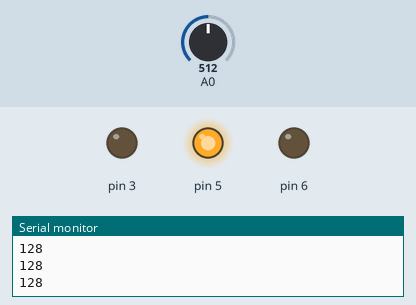
Simulated run of this sketch. Board: Arduino Uno, built with avr-gcc and run on an emulated ATmega328P. Shown: output pins drawn as LEDs (lit = HIGH), the last lines printed to the serial monitor. The inputs (shaded band) are chosen by the test bench; at power-on: A0 = 512.

Above: at 1.3 s.
1.4 s: A0 set to 661
3.2 s: A0 set to 696
At 4.9 s:
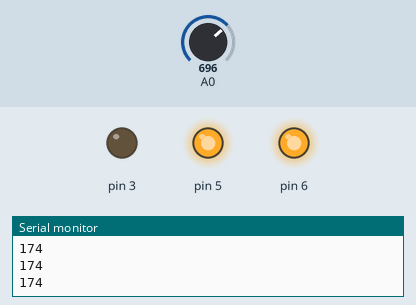
5.5 s: A0 set to 351
7.2 s: A0 set to 328
At 9.2 s:
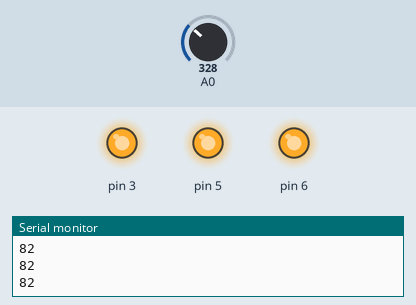
9.5 s: A0 set to 5
11.2 s: A0 set to 2
At 12.3 s:
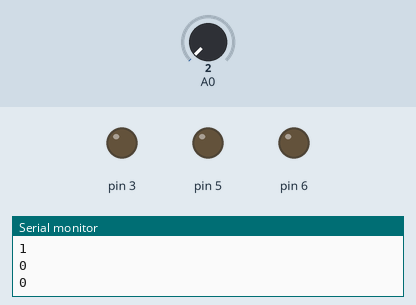
Timing chart, 0 to 14.2 s (numbered marks = the images above; inputs shaded):
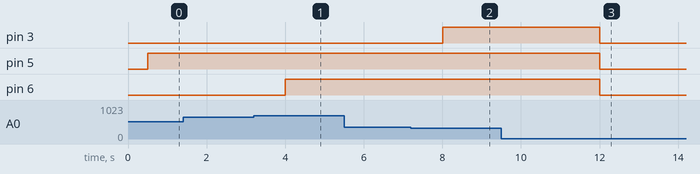

Measured:
- the behaviour switches between 679 and 680 on A0 (found by bisection; images 0 and 1)
- the behaviour switches between 340 and 339 on A0 (found by bisection; images 1 and 2)
- the behaviour switches between 4 and 3 on A0 (found by bisection; images 2 and 3)
- after the input at 3.2 s, pin 6: LOW → HIGH after 0.80 s
- after the input at 7.2 s, pin 3: LOW → HIGH after 0.80 s
- after the input at 11.2 s, pin 3, pin 5, pin 6: HIGH → LOW after 0.81 s

The sketch:

secuencial_analogico.ino
```cpp
int x,y;
void setup() {
  pinMode(A0,INPUT);
  pinMode(3,OUTPUT);
  pinMode(5,OUTPUT);
  pinMode(6,OUTPUT);
  Serial.begin(9600);
}

void loop() {
  x=analogRead(A0);
  x=x/4;
  y=255/3;
  Serial.println(x);
  delay(500);
  if(x==0){
    digitalWrite(3,0);
    digitalWrite(5,0);
    digitalWrite(6,0);
    }
  if (x>20 && x<y){
    digitalWrite(3,1);
  }
  if (x>=y && x<2*y){
    digitalWrite(5,1);
  }
  if (x>=2*y && x<3*y){
    digitalWrite(6,1);
  }
}
```
